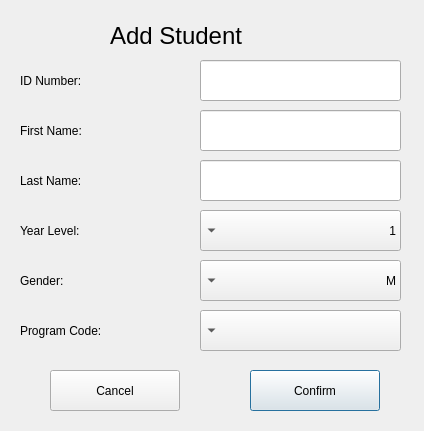
<?xml version="1.0" encoding="UTF-8"?>
<ui version="4.0">
 <class>AddStudentDialog</class>
 <widget class="QDialog" name="AddStudentDialog">
  <property name="geometry">
   <rect>
    <x>0</x>
    <y>0</y>
    <width>424</width>
    <height>431</height>
   </rect>
  </property>
  <property name="windowTitle">
   <string>Dialog</string>
  </property>
  <widget class="QLabel" name="label">
   <property name="geometry">
    <rect>
     <x>110</x>
     <y>10</y>
     <width>211</width>
     <height>51</height>
    </rect>
   </property>
   <property name="font">
    <font>
     <pointsize>18</pointsize>
    </font>
   </property>
   <property name="text">
    <string>Add Student</string>
   </property>
  </widget>
  <widget class="QLabel" name="label_2">
   <property name="geometry">
    <rect>
     <x>20</x>
     <y>60</y>
     <width>141</width>
     <height>41</height>
    </rect>
   </property>
   <property name="text">
    <string>ID Number:</string>
   </property>
  </widget>
  <widget class="QLabel" name="label_3">
   <property name="geometry">
    <rect>
     <x>20</x>
     <y>110</y>
     <width>141</width>
     <height>41</height>
    </rect>
   </property>
   <property name="text">
    <string>First Name:</string>
   </property>
  </widget>
  <widget class="QLabel" name="label_4">
   <property name="geometry">
    <rect>
     <x>20</x>
     <y>160</y>
     <width>131</width>
     <height>41</height>
    </rect>
   </property>
   <property name="text">
    <string>Last Name:</string>
   </property>
  </widget>
  <widget class="QLabel" name="label_5">
   <property name="geometry">
    <rect>
     <x>20</x>
     <y>210</y>
     <width>131</width>
     <height>41</height>
    </rect>
   </property>
   <property name="text">
    <string>Year Level:</string>
   </property>
  </widget>
  <widget class="QLabel" name="label_6">
   <property name="geometry">
    <rect>
     <x>20</x>
     <y>260</y>
     <width>131</width>
     <height>41</height>
    </rect>
   </property>
   <property name="text">
    <string>Gender:</string>
   </property>
  </widget>
  <widget class="QLabel" name="label_7">
   <property name="geometry">
    <rect>
     <x>20</x>
     <y>310</y>
     <width>171</width>
     <height>41</height>
    </rect>
   </property>
   <property name="text">
    <string>Program Code:</string>
   </property>
  </widget>
  <widget class="QPushButton" name="pushButton">
   <property name="geometry">
    <rect>
     <x>250</x>
     <y>370</y>
     <width>130</width>
     <height>41</height>
    </rect>
   </property>
   <property name="text">
    <string>Confirm</string>
   </property>
  </widget>
  <widget class="QPushButton" name="pushButton_2">
   <property name="geometry">
    <rect>
     <x>50</x>
     <y>370</y>
     <width>130</width>
     <height>41</height>
    </rect>
   </property>
   <property name="text">
    <string>Cancel</string>
   </property>
  </widget>
  <widget class="QLineEdit" name="firstName">
   <property name="geometry">
    <rect>
     <x>200</x>
     <y>110</y>
     <width>201</width>
     <height>41</height>
    </rect>
   </property>
  </widget>
  <widget class="QLineEdit" name="IDNumber">
   <property name="geometry">
    <rect>
     <x>200</x>
     <y>60</y>
     <width>201</width>
     <height>41</height>
    </rect>
   </property>
  </widget>
  <widget class="QLineEdit" name="lastName">
   <property name="geometry">
    <rect>
     <x>200</x>
     <y>160</y>
     <width>201</width>
     <height>41</height>
    </rect>
   </property>
  </widget>
  <widget class="QComboBox" name="yearLevel">
   <property name="geometry">
    <rect>
     <x>200</x>
     <y>210</y>
     <width>201</width>
     <height>41</height>
    </rect>
   </property>
   <property name="layoutDirection">
    <enum>Qt::RightToLeft</enum>
   </property>
   <item>
    <property name="text">
     <string>1</string>
    </property>
   </item>
   <item>
    <property name="text">
     <string>2</string>
    </property>
   </item>
   <item>
    <property name="text">
     <string>3</string>
    </property>
   </item>
   <item>
    <property name="text">
     <string>4</string>
    </property>
   </item>
  </widget>
  <widget class="QComboBox" name="gender">
   <property name="geometry">
    <rect>
     <x>200</x>
     <y>260</y>
     <width>201</width>
     <height>41</height>
    </rect>
   </property>
   <property name="layoutDirection">
    <enum>Qt::RightToLeft</enum>
   </property>
   <item>
    <property name="text">
     <string>M</string>
    </property>
   </item>
   <item>
    <property name="text">
     <string>F</string>
    </property>
   </item>
  </widget>
  <widget class="QComboBox" name="programCode">
   <property name="geometry">
    <rect>
     <x>200</x>
     <y>310</y>
     <width>201</width>
     <height>41</height>
    </rect>
   </property>
   <property name="layoutDirection">
    <enum>Qt::RightToLeft</enum>
   </property>
  </widget>
 </widget>
 <resources/>
 <connections/>
</ui>
